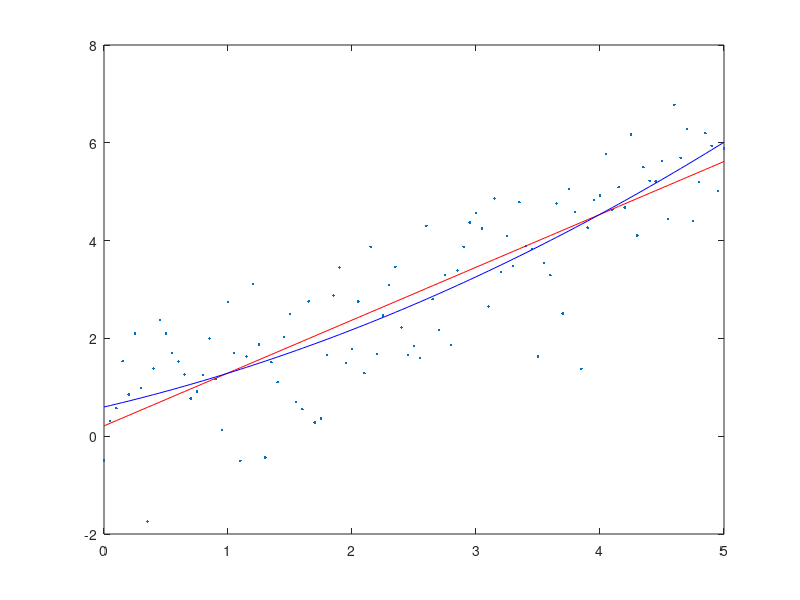
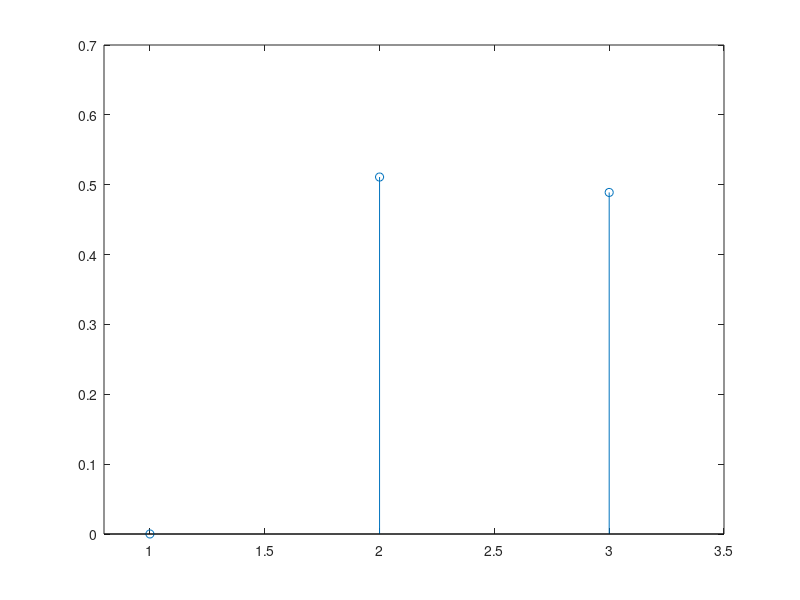

Write the MATLAB code that produced these figures, in order.
%Reversible_jump.m
randn('state',4)
a=(0:100)'/20;
b=[1,0.3,0.15];
A=[a.^0,a,a.^2]; % coefficient matrix
z=A*b'+randn(101,1); % generate data
% posterior density
f=@(beta)exp(-0.5*norm(z-A(:,1:length(beta))*beta')^2);
% proposal
g=@(u)(exp(-0.5*norm(u)^2)/(2*pi)^(length(u)/2));
m=1;x=randn(1,m); T=10^5; % initialize
data=nan(T,1); beta0=0; beta1=beta0; beta2=beta1;
for t=1:T
    n=ceil(rand*3);
    y=randn(1,n); % make proposal
    if rand<min(f(y)/f(x)*g(x)/g(y),1)
        x=y; m=n;    % accept or reject proposal
    end
    data(t)=m;
    % determine parameters for each 'm'
    if m==1
        beta0=beta0+x;
    elseif m==2
        beta1=beta1+x;
    elseif m==3
        beta2=beta2+x;
    end
end
beta0=beta0/sum(data==1);
beta1=beta1/sum(data==2);
beta2=beta2/sum(data==3);
% plot models for each 'm'
plot(a,z,'.'), hold on
y2 = beta1(1)*A(:,1) + beta1(2)*A(:,2);
y3 = beta2(1)*A(:,1) + beta2(2)*A(:,2)  + beta2(3)*A(:,3);
plot(a,y2,'r');
plot(a,y3,'b');
figure(2), prob=[sum(data==1),sum(data==2),sum(data==3)]/T;
stem(prob), xlim([0.8,3.5]) % plot posterior model probabilities
